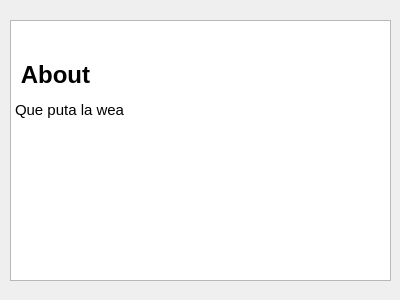
<?xml version="1.0" encoding="UTF-8"?>
<ui version="4.0">
 <class>aboutDialog</class>
 <widget class="QDialog" name="aboutDialog">
  <property name="geometry">
   <rect>
    <x>0</x>
    <y>0</y>
    <width>400</width>
    <height>300</height>
   </rect>
  </property>
  <property name="windowTitle">
   <string>About</string>
  </property>
  <widget class="QTextBrowser" name="aboutTextBrowser">
   <property name="geometry">
    <rect>
     <x>10</x>
     <y>20</y>
     <width>381</width>
     <height>261</height>
    </rect>
   </property>
   <property name="html">
    <string>&lt;!DOCTYPE HTML PUBLIC &quot;-//W3C//DTD HTML 4.0//EN&quot; &quot;http://www.w3.org/TR/REC-html40/strict.dtd&quot;&gt;
&lt;html&gt;&lt;head&gt;&lt;meta name=&quot;qrichtext&quot; content=&quot;1&quot; /&gt;&lt;style type=&quot;text/css&quot;&gt;
p, li { white-space: pre-wrap; }
&lt;/style&gt;&lt;/head&gt;&lt;body style=&quot; font-family:'Ubuntu'; font-size:11pt; font-weight:400; font-style:normal;&quot;&gt;
&lt;p style=&quot;-qt-paragraph-type:empty; margin-top:0px; margin-bottom:0px; margin-left:0px; margin-right:0px; -qt-block-indent:0; text-indent:0px;&quot;&gt;&lt;br /&gt;&lt;/p&gt;
&lt;p style=&quot; margin-top:18px; margin-bottom:12px; margin-left:0px; margin-right:0px; -qt-block-indent:0; text-indent:0px;&quot;&gt;&lt;span style=&quot; font-size:xx-large; font-weight:600;&quot;&gt; About&lt;/span&gt;&lt;/p&gt;
&lt;p style=&quot; margin-top:12px; margin-bottom:12px; margin-left:0px; margin-right:0px; -qt-block-indent:0; text-indent:0px;&quot;&gt;Que puta la wea&lt;/p&gt;&lt;/body&gt;&lt;/html&gt;</string>
   </property>
  </widget>
 </widget>
 <resources/>
 <connections/>
</ui>
